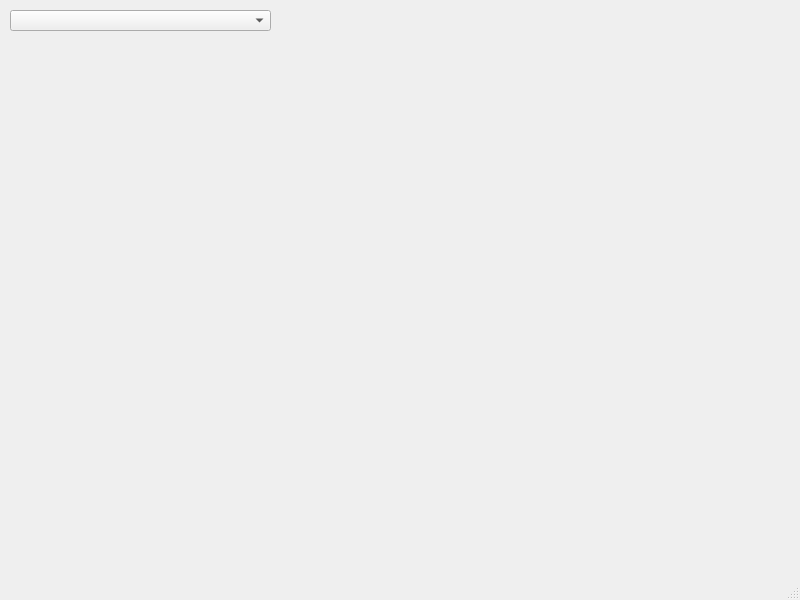
<?xml version="1.0" encoding="UTF-8"?>
<ui version="4.0">
 <class>MainWindow</class>
 <widget class="QMainWindow" name="MainWindow">
  <property name="geometry">
   <rect>
    <x>0</x>
    <y>0</y>
    <width>800</width>
    <height>600</height>
   </rect>
  </property>
  <property name="windowTitle">
   <string>MainWindow</string>
  </property>
  <widget class="QWidget" name="centralwidget">
   <widget class="QComboBox" name="CB_NetworkInterfaces">
    <property name="geometry">
     <rect>
      <x>10</x>
      <y>10</y>
      <width>261</width>
      <height>21</height>
     </rect>
    </property>
   </widget>
  </widget>
  <widget class="QMenuBar" name="menubar">
   <property name="geometry">
    <rect>
     <x>0</x>
     <y>0</y>
     <width>800</width>
     <height>21</height>
    </rect>
   </property>
  </widget>
  <widget class="QStatusBar" name="statusbar"/>
 </widget>
 <resources/>
 <connections/>
</ui>
